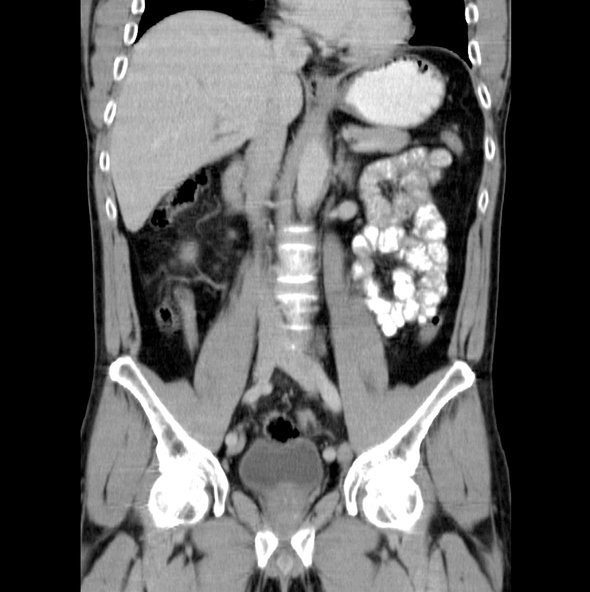
%> input picture Codigos/CT-abdomenal.jpg, 590 x 592 px
$ octave PRUEBA.m   (GNU Octave 9; MATLAB toolbox functions it lacks are replaced by stand-ins)
%> lines starting %> are read from the running program, lines starting %| are printed output that depends on the picture; in (x1, y1, x2, y2) boxes, pixels count from 0 and x2, y2 are one past the last pixel; in counts of white or black regions, pixels touching at a corner belong together; the program's own positions count from 1

clear all; close all; clc;

f=imread('CT-abdomenal.jpg');
%> f is the input picture: size 592x590x3 uint8; min 0, max 255, mean 93.3
f=double(f(:,:,1)); % normalizando imagen de 0 a 1
%> f: size 592x590 double
f=f/max(max(f));
figure(1)
imshow(f,[]); % mostrar imagen con nuevo tama駉

% Disk for clossing labels
diskse= strel('disk',5);
diskse11= strel('disk',11);

%K-MEANS
[L,Centers] = imsegkmeans(uint8(255*f),3);
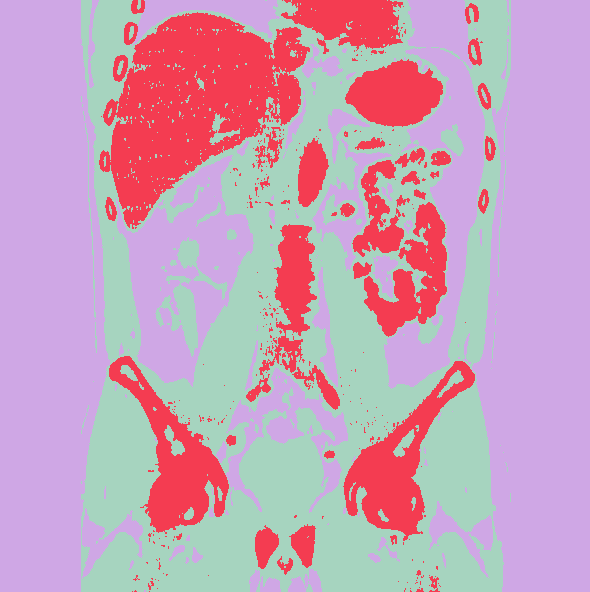
%> L: size 592x590 uint8; 3 distinct labels, from 1 to 3; one colour per label, 0 black
%> Centers = [138; 206; 11]
B = labeloverlay(f,L); % imshow(seg1.*f,[])
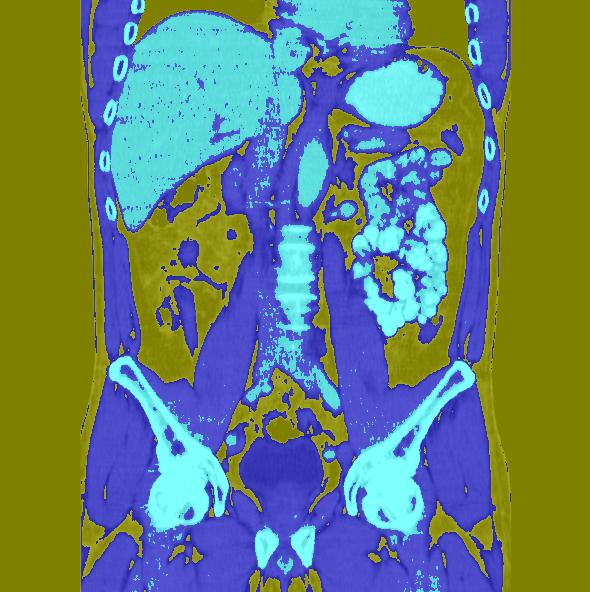
%> B: size 592x590x3 uint8; mean R, G, B 104.8, 129.2, 116.4
figure(2)
imshow(B,[])
title("Labeled Image")

%LABELS
%First label
figure(2)
subplot(3,2,1)
title('First Label')
label_one = L == 1;
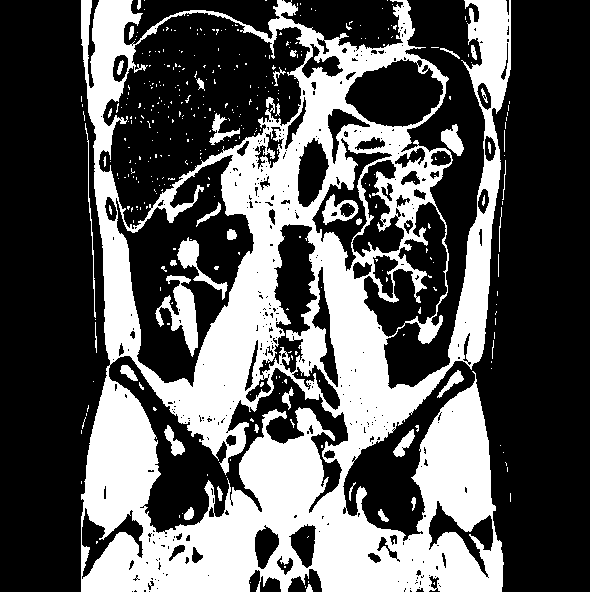
%> label_one: size 592x590 logical; 35.5% white; 366 white regions (322 under 20 px), largest, box (x1, y1, x2, y2) and area: (81, 0, 511, 592) 116626, (155, 275, 198, 357) 1444, (177, 237, 228, 300) 739
imshow(label_one)
% remove false negatives wiht imclose
label_close_one = imclose(label_one,diskse);
%> label_close_one: size 592x590 logical; 42.1% white; 78 white regions (60 under 20 px), largest, box (x1, y1, x2, y2) and area: (81, 0, 511, 592) 145582, (393, 425, 419, 457) 320, (162, 425, 185, 456) 305
subplot(3,2,2)
imshow(label_close_one)

%second label
label_two = L == 2;
%> label_two: size 592x590 logical; 19.1% white; 277 white regions (234 under 20 px), largest, box (x1, y1, x2, y2) and area: (99, 12, 310, 229) 23782, (343, 361, 475, 541) 7340, (109, 356, 229, 534) 7295
subplot(3,2,3)
imshow(label_two)
title('Second Label')
% remove false negatives wiht imclose
label_close_two = imclose(label_two,diskse);
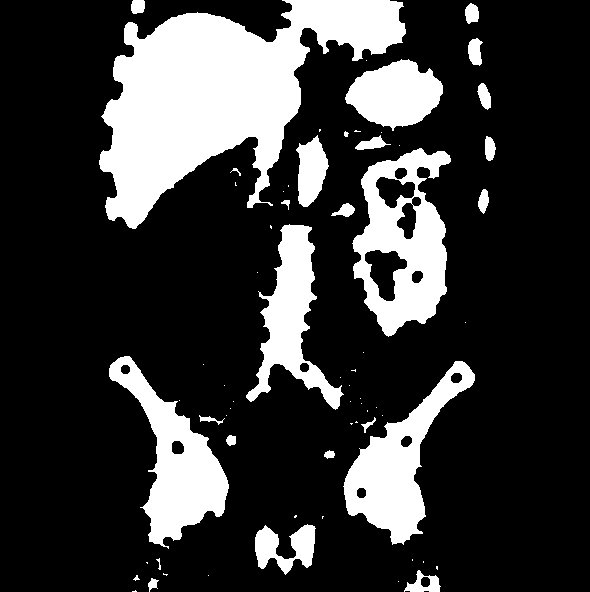
%> label_close_two: size 592x590 logical; 22.1% white; 66 white regions (39 under 20 px), largest, box (x1, y1, x2, y2) and area: (99, 0, 406, 229) 32983, (352, 148, 451, 337) 9950, (109, 356, 229, 549) 8643
subplot(3,2,4)
imshow(label_close_two)

%Third label
label_three = L == 3;
%> label_three: size 592x590 logical; 45.4% white; 107 white regions (63 under 20 px), largest, box (x1, y1, x2, y2) and area: (472, 0, 590, 592) 56235, (0, 0, 110, 592) 54405, (384, 0, 485, 389) 14763
subplot(3,2,5)
imshow(label_three)
title('Label Three')
% remove false negatives wiht imclose
label_close_three = imclose(label_three,diskse);
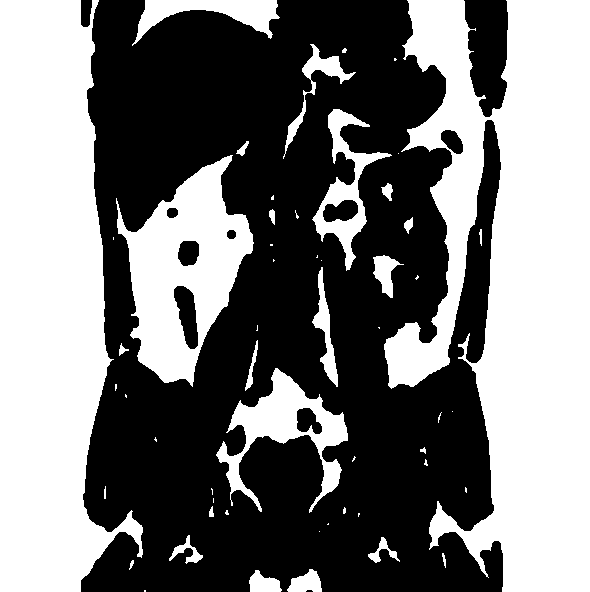
%> label_close_three: size 592x590 logical; 47% white; 54 white regions (29 under 20 px), largest, box (x1, y1, x2, y2) and area: (384, 0, 590, 592) 74078, (0, 0, 143, 592) 57183, (116, 155, 254, 387) 15792
subplot(3,2,6)
imshow(label_close_three)

cc = bwconncomp(label_close_three,4)
%> cc = 60 connected components
labeled = labelmatrix(cc);
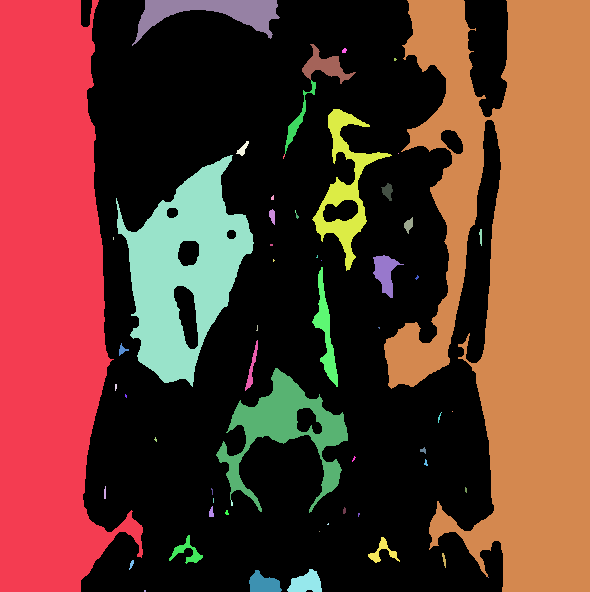
%> labeled: size 592x590 uint8; 61 distinct labels, from 0 to 60; one colour per label, 0 black
figure(3)
imshow(labeled,[])
colormap('cool')
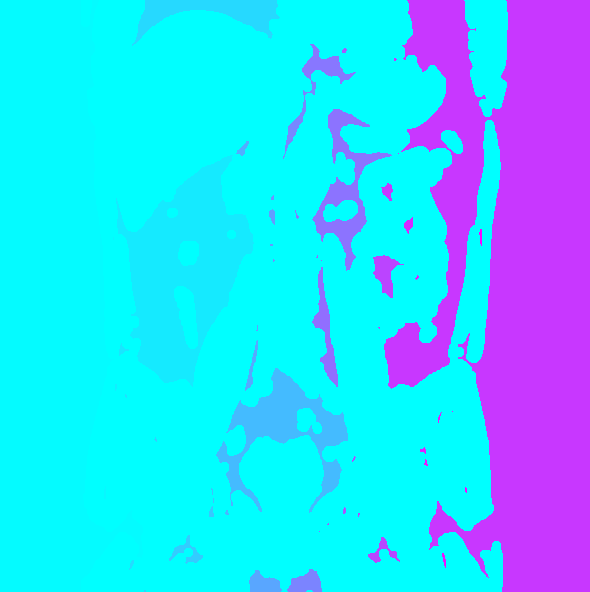
%> displayed picture: size 592x590x3, on the screen's scale of 0 to 255; mean R, G, B 48.8, 206.2, 255

%lefthio =(--index or
%index found== 94, 86
%> (the run ends here)
